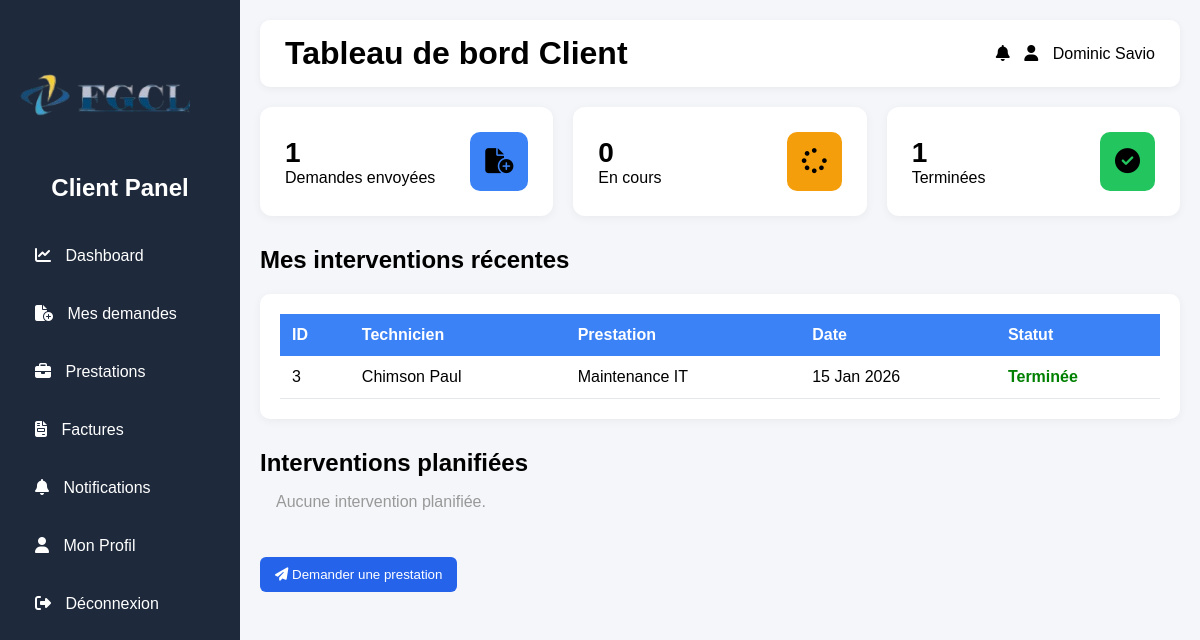
The page /app/views/client/dashboard.php (signed in) on the database its author committed.
### tables this page shows
CREATE TABLE utilisateurs (
    id           INT AUTO_INCREMENT PRIMARY KEY,
    nom          VARCHAR(100)  NOT NULL,
    prenom       VARCHAR(100)  NOT NULL,
    email        VARCHAR(150)  NOT NULL UNIQUE,
    mot_de_passe VARCHAR(255)  NOT NULL,
    role         ENUM('admin','technicien','client') NOT NULL DEFAULT 'client',
    telephone    VARCHAR(20)   DEFAULT NULL,
    adresse      TEXT          DEFAULT NULL,
    actif        TINYINT(1)    NOT NULL DEFAULT 1,
    created_at   DATETIME      NOT NULL DEFAULT CURRENT_TIMESTAMP,
    updated_at   DATETIME      NOT NULL DEFAULT CURRENT_TIMESTAMP ON UPDATE CURRENT_TIMESTAMP
);

CREATE TABLE interventions (
    id                INT AUTO_INCREMENT PRIMARY KEY,
    prestation_id     INT  NOT NULL,
    technicien_id     INT  NOT NULL,
    rapport           TEXT DEFAULT NULL,
    statut            ENUM('planifie','en_cours','termine') NOT NULL DEFAULT 'planifie',
    date_intervention DATETIME NOT NULL,
    created_at        DATETIME NOT NULL DEFAULT CURRENT_TIMESTAMP,
    updated_at        DATETIME NOT NULL DEFAULT CURRENT_TIMESTAMP ON UPDATE CURRENT_TIMESTAMP,
    CONSTRAINT fk_intv_prest FOREIGN KEY (prestation_id)
        REFERENCES prestations(id) ON DELETE CASCADE,
    CONSTRAINT fk_intv_tech FOREIGN KEY (technicien_id)
        REFERENCES utilisateurs(id) ON DELETE RESTRICT
);

CREATE TABLE prestations (
    id            INT AUTO_INCREMENT PRIMARY KEY,
    titre         VARCHAR(200)   NOT NULL,
    description   TEXT           DEFAULT NULL,
    client_id     INT            NOT NULL,
    technicien_id INT            DEFAULT NULL,
    statut        ENUM('en_attente','en_cours','termine','annule') NOT NULL DEFAULT 'en_attente',
    date_debut    DATE           DEFAULT NULL,
    date_fin      DATE           DEFAULT NULL,
    montant       DECIMAL(12,2)  NOT NULL DEFAULT 0.00,
    created_at    DATETIME       NOT NULL DEFAULT CURRENT_TIMESTAMP,
    updated_at    DATETIME       NOT NULL DEFAULT CURRENT_TIMESTAMP ON UPDATE CURRENT_TIMESTAMP,
    CONSTRAINT fk_prest_client FOREIGN KEY (client_id)
        REFERENCES utilisateurs(id) ON DELETE RESTRICT,
    CONSTRAINT fk_prest_tech FOREIGN KEY (technicien_id)
        REFERENCES utilisateurs(id) ON DELETE SET NULL
);

### app/helpers/auth.php (called while the page is built, shortened)
<?php
function getUser(): ?array
{
    return $_SESSION['user'] ?? null;
}
function e(string $value): string
{
    return htmlspecialchars($value, ENT_QUOTES, 'UTF-8');
}

### app/views/client/dashboard.php (the view, shortened to what this page needs)
<?php
require_once __DIR__ . '/../../helpers/auth.php';
$pdo      = getPDO();
$user     = getUser();
$clientId = $user['id'];
$interventions = $pdo->prepare(
    "SELECT i.*, p.titre AS prestation_titre,
            CONCAT(t.nom,' ',t.prenom) AS tech_nom,
            p.date_debut
     FROM interventions i
     JOIN prestations p  ON i.prestation_id = p.id
     JOIN utilisateurs t ON i.technicien_id = t.id
     WHERE p.client_id = :id
     ORDER BY i.date_intervention DESC"
);
$interventions->execute([':id' => $clientId]);
$interventions = $interventions->fetchAll();
$nbDemandes = $pdo->prepare("SELECT COUNT(*) FROM prestations WHERE client_id=:id");
$nbDemandes->execute([':id' => $clientId]);
$nbDemandes = $nbDemandes->fetchColumn();
$nbEnCours = count(array_filter($interventions, fn($i) => $i['statut'] === 'en_cours'));
$nbTermine = count(array_filter($interventions, fn($i) => $i['statut'] === 'termine'));
$planifiees = array_filter($interventions, fn($i) => $i['statut'] !== 'termine');
$profil = $pdo->prepare("SELECT * FROM utilisateurs WHERE id = :id");
$profil->execute([':id' => $clientId]);
function statutClient(string $s): string {
    return match($s) {
        'planifie' => '<span class="attente">Planifiée</span>',
        'en_cours' => '<span class="en-cours">En cours</span>',
        'termine'  => '<span class="termine">Terminée</span>',
        'impayee'  => '<span class="attente">En attente</span>',
        'payee'    => '<span class="termine">Payée</span>',
        default    => htmlspecialchars($s),
    };
}
?>
<!DOCTYPE html>
<html lang="fr">
<head>
    <link rel="stylesheet" href="<?= BASE_URL ?>/public/css/client.css">
    <link rel="stylesheet" href="https://cdnjs.cloudflare.com/ajax/libs/font-awesome/6.5.0/css/all.min.css">
</head>
<body>
<div class="sidebar">
    <div class="logo">
        <img src="<?= BASE_URL ?>/public/images/logo.png" alt="logo" width="170px" height="150px">
    </div>
    <h2>Client Panel</h2>
    <ul>
        <li onclick="showSection('dashboard')"><i class="fa-solid fa-chart-line"></i> Dashboard</li>
        <li onclick="showSection('demandes')"><i class="fa-solid fa-file-circle-plus"></i> Mes demandes</li>
        <li onclick="showSection('prestations')"><i class="fa-solid fa-briefcase"></i> Prestations</li>
        <li onclick="showSection('factures')"><i class="fa-solid fa-file-invoice"></i> Factures</li>
        <li onclick="showSection('notifications')"><i class="fa-solid fa-bell"></i> Notifications</li>
        <li onclick="showSection('profil')"><i class="fa-solid fa-user"></i> Mon Profil</li>
        <li onclick="window.location.href='<?= BASE_URL ?>/app/controllers/AuthController.php?action=logout'">
            <i class="fa-solid fa-right-from-bracket"></i> Déconnexion
        </li>
    </ul>
</div>
<div class="main">
    <header>
        <div class="topbar">
            <h1>Tableau de bord Client</h1>
            <div>
                <i class="fa-solid fa-bell"></i>
                <i class="fa-solid fa-user"></i>
                <?= e($user['prenom'] . ' ' . $user['nom']) ?>
            </div>
        </div>
    </header>
    <div id="dashboard" class="section active">
        <div class="cards">
            <div class="card">
                <div><h3><?= $nbDemandes ?></h3><p>Demandes envoyées</p></div>
                <div class="iconBox blue"><i class="fa-solid fa-file-circle-plus"></i></div>
            </div>
            <div class="card">
                <div><h3><?= $nbEnCours ?></h3><p>En cours</p></div>
                <div class="iconBox orange"><i class="fa-solid fa-spinner"></i></div>
            </div>
            <div class="card">
                <div><h3><?= $nbTermine ?></h3><p>Terminées</p></div>
                <div class="iconBox green"><i class="fa-solid fa-circle-check"></i></div>
            </div>
        </div>
        <h2>Mes interventions récentes</h2>
        <section class="table-container">
            <table>
                <thead>
                    <tr><th>ID</th><th>Technicien</th><th>Prestation</th><th>Date</th><th>Statut</th></tr>
                </thead>
                <tbody>
                <?php foreach (array_slice($interventions, 0, 5) as $i): ?>
                <tr>
                    <td><?= $i['id'] ?></td>
                    <td><?= e($i['tech_nom']) ?></td>
                    <td><?= e($i['prestation_titre']) ?></td>
                    <td><?= date('d M Y', strtotime($i['date_intervention'])) ?></td>
                    <td><?= statutClient($i['statut']) ?></td>
                </tr>
                <?php endforeach; ?>
                </tbody>
            </table>
        </section>
        <section class="interventions-planifiees">
            <h2>Interventions planifiées</h2>
            <div class="planning-list">
            <?php if (empty($planifiees)): ?>
                <p style="color:#999;padding:16px">Aucune intervention planifiée.</p>
            <?php endif; ?>
            </div>
        </section>
        <div class="demande-prestation">
            <button class="btn-add" onclick="openDemandeModal()">
                <i class="fa-solid fa-paper-plane"></i> Demander une prestation
            </button>
        </div>
    </div>
</div>
</body>
</html>

### public/css/client.css (style rules this page uses)
* { margin:0; padding:0; box-sizing:border-box; font-family:Arial, Helvetica, sans-serif; }
body { display:flex; background:#f4f6f9; }
.sidebar { width:240px; height:100vh; background:#1e293b; color:white; padding:20px; position:fixed; }
.sidebar h2 { text-align:center; margin-bottom:30px; }
.sidebar ul { list-style:none; }
.sidebar ul li { padding:15px; cursor:pointer; border-radius:8px; margin-bottom:10px; transition:0.3s; }
.sidebar i { margin-right:10px; }
.main { margin-left:240px; width:100%; padding:20px; }
.topbar { display:flex; justify-content:space-between; align-items:center; background:white; padding:15px 25px; border-radius:10px; box-shadow:0 2px 8px rgba(0,0,0,0.05); margin-bottom:20px; }
.topbar i { margin-right:10px; cursor:pointer; }
.section { display:none; opacity:0; transform:translateY(20px); transition:all 0.4s ease; }
.section.active { display:block; opacity:1; transform:translateY(0); }
.iconBox i { color: black; }
.interventions-planifiees { margin-top:30px; }
.planning-list { display:flex; flex-direction:column; margin-bottom:30px; gap:15px; }
.termine { color:green; }
.demande-prestation { margin-bottom:30px; }
.cards { display:grid; grid-template-columns:repeat(auto-fit,minmax(200px,1fr)); gap:20px; margin-bottom:30px; }
.card { background:white; padding:25px; border-radius:12px; display:flex; justify-content:space-between; align-items:center; box-shadow:0 2px 10px rgba(0,0,0,0.05); transition:0.3s; }
.card h3 { font-size:28px; }
.iconBox { font-size:25px; padding:15px; border-radius:10px; color:white; }
.blue { background:#3b82f6; }
.green { background:#22c55e; }
.orange { background:#f59e0b; }
.table-container { background:white; padding:20px; border-radius:10px; box-shadow:0 2px 10px rgba(0,0,0,0.05); margin-top:20px; overflow-x:auto; }
table { width:100%; border-collapse:collapse; }
table th { padding:12px; text-align:left; background:#3b82f6; color:white; }
table td { padding:12px; border-bottom:1px solid #e5e7eb; }
.termine { color:green; font-weight:bold; }
button { padding:10px 15px; border:none; background:#2563eb; color:white; border-radius:6px; cursor:pointer; transition:0.3s; }

### rows shown on the page
utilisateurs: prenom+nom "Dominic Savio"
interventions: statut "0", statut "1", id "3", tech_nom "Chimson Paul", prestation.titre "Maintenance IT", date_intervention "15 Jan 2026", statut "Terminée"

### other values the page prints
$nbDemandes "1"
